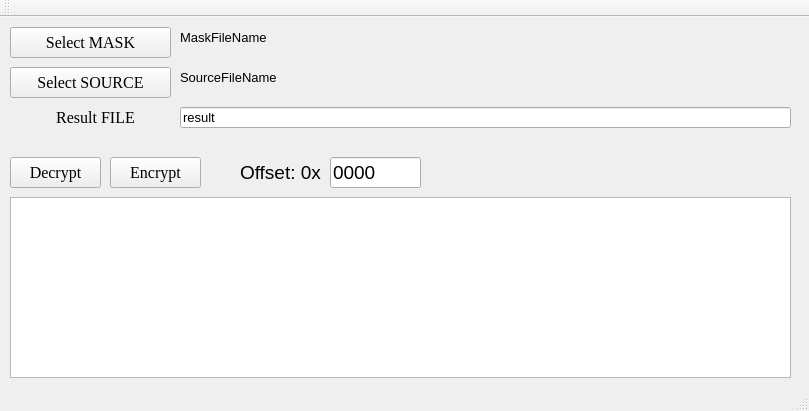
<?xml version="1.0" encoding="UTF-8"?>
<ui version="4.0">
 <class>MainWindow</class>
 <widget class="QMainWindow" name="MainWindow">
  <property name="geometry">
   <rect>
    <x>0</x>
    <y>0</y>
    <width>809</width>
    <height>411</height>
   </rect>
  </property>
  <property name="windowTitle">
   <string>Decoddder</string>
  </property>
  <widget class="QWidget" name="centralWidget">
   <widget class="QPushButton" name="selectMaskBtn">
    <property name="geometry">
     <rect>
      <x>10</x>
      <y>10</y>
      <width>161</width>
      <height>31</height>
     </rect>
    </property>
    <property name="font">
     <font>
      <family>Times New Roman</family>
      <pointsize>12</pointsize>
     </font>
    </property>
    <property name="text">
     <string>Select MASK</string>
    </property>
   </widget>
   <widget class="QPushButton" name="decryptBtn">
    <property name="geometry">
     <rect>
      <x>10</x>
      <y>140</y>
      <width>91</width>
      <height>31</height>
     </rect>
    </property>
    <property name="font">
     <font>
      <family>Times New Roman</family>
      <pointsize>12</pointsize>
     </font>
    </property>
    <property name="text">
     <string>Decrypt</string>
    </property>
   </widget>
   <widget class="QPushButton" name="encryptBtn">
    <property name="geometry">
     <rect>
      <x>110</x>
      <y>140</y>
      <width>91</width>
      <height>31</height>
     </rect>
    </property>
    <property name="font">
     <font>
      <family>Times New Roman</family>
      <pointsize>12</pointsize>
     </font>
    </property>
    <property name="text">
     <string>Encrypt</string>
    </property>
   </widget>
   <widget class="QTextBrowser" name="logBrowser">
    <property name="geometry">
     <rect>
      <x>10</x>
      <y>180</y>
      <width>781</width>
      <height>181</height>
     </rect>
    </property>
    <property name="font">
     <font>
      <pointsize>10</pointsize>
     </font>
    </property>
    <property name="html">
     <string>&lt;!DOCTYPE HTML PUBLIC &quot;-//W3C//DTD HTML 4.0//EN&quot; &quot;http://www.w3.org/TR/REC-html40/strict.dtd&quot;&gt;
&lt;html&gt;&lt;head&gt;&lt;meta name=&quot;qrichtext&quot; content=&quot;1&quot; /&gt;&lt;style type=&quot;text/css&quot;&gt;
p, li { white-space: pre-wrap; }
&lt;/style&gt;&lt;/head&gt;&lt;body style=&quot; font-family:'MS Shell Dlg 2'; font-size:10pt; font-weight:400; font-style:normal;&quot;&gt;
&lt;p style=&quot;-qt-paragraph-type:empty; margin-top:0px; margin-bottom:0px; margin-left:0px; margin-right:0px; -qt-block-indent:0; text-indent:0px; font-size:8.25pt;&quot;&gt;&lt;br /&gt;&lt;/p&gt;&lt;/body&gt;&lt;/html&gt;</string>
    </property>
   </widget>
   <widget class="QPushButton" name="selectSrcBtn">
    <property name="geometry">
     <rect>
      <x>10</x>
      <y>50</y>
      <width>161</width>
      <height>31</height>
     </rect>
    </property>
    <property name="font">
     <font>
      <family>Times New Roman</family>
      <pointsize>12</pointsize>
     </font>
    </property>
    <property name="text">
     <string>Select SOURCE</string>
    </property>
   </widget>
   <widget class="QLineEdit" name="resultFileNameEditor">
    <property name="geometry">
     <rect>
      <x>180</x>
      <y>90</y>
      <width>611</width>
      <height>21</height>
     </rect>
    </property>
    <property name="font">
     <font>
      <pointsize>10</pointsize>
      <italic>false</italic>
     </font>
    </property>
    <property name="text">
     <string>result</string>
    </property>
   </widget>
   <widget class="QLabel" name="label">
    <property name="geometry">
     <rect>
      <x>20</x>
      <y>90</y>
      <width>151</width>
      <height>21</height>
     </rect>
    </property>
    <property name="font">
     <font>
      <family>Times New Roman</family>
      <pointsize>12</pointsize>
     </font>
    </property>
    <property name="text">
     <string>Result FILE</string>
    </property>
    <property name="alignment">
     <set>Qt::AlignCenter</set>
    </property>
   </widget>
   <widget class="QLabel" name="maskFileNameLabel">
    <property name="geometry">
     <rect>
      <x>180</x>
      <y>10</y>
      <width>611</width>
      <height>21</height>
     </rect>
    </property>
    <property name="font">
     <font>
      <pointsize>10</pointsize>
      <italic>false</italic>
     </font>
    </property>
    <property name="text">
     <string>MaskFileName</string>
    </property>
   </widget>
   <widget class="QLabel" name="sourceFileNameLabel">
    <property name="geometry">
     <rect>
      <x>180</x>
      <y>50</y>
      <width>611</width>
      <height>21</height>
     </rect>
    </property>
    <property name="font">
     <font>
      <pointsize>10</pointsize>
      <italic>false</italic>
     </font>
    </property>
    <property name="text">
     <string>SourceFileName</string>
    </property>
   </widget>
   <widget class="QLabel" name="label_2">
    <property name="geometry">
     <rect>
      <x>240</x>
      <y>140</y>
      <width>81</width>
      <height>31</height>
     </rect>
    </property>
    <property name="font">
     <font>
      <pointsize>14</pointsize>
     </font>
    </property>
    <property name="text">
     <string>Offset: 0x</string>
    </property>
   </widget>
   <widget class="QLineEdit" name="hexOffsetText">
    <property name="geometry">
     <rect>
      <x>330</x>
      <y>140</y>
      <width>91</width>
      <height>31</height>
     </rect>
    </property>
    <property name="font">
     <font>
      <family>MS Shell Dlg 2</family>
      <pointsize>14</pointsize>
      <weight>50</weight>
      <bold>false</bold>
     </font>
    </property>
    <property name="text">
     <string>0000</string>
    </property>
   </widget>
  </widget>
  <widget class="QMenuBar" name="menuBar">
   <property name="geometry">
    <rect>
     <x>0</x>
     <y>0</y>
     <width>809</width>
     <height>21</height>
    </rect>
   </property>
  </widget>
  <widget class="QToolBar" name="mainToolBar">
   <attribute name="toolBarArea">
    <enum>TopToolBarArea</enum>
   </attribute>
   <attribute name="toolBarBreak">
    <bool>false</bool>
   </attribute>
  </widget>
  <widget class="QStatusBar" name="statusBar"/>
 </widget>
 <layoutdefault spacing="6" margin="11"/>
 <resources/>
 <connections/>
</ui>
